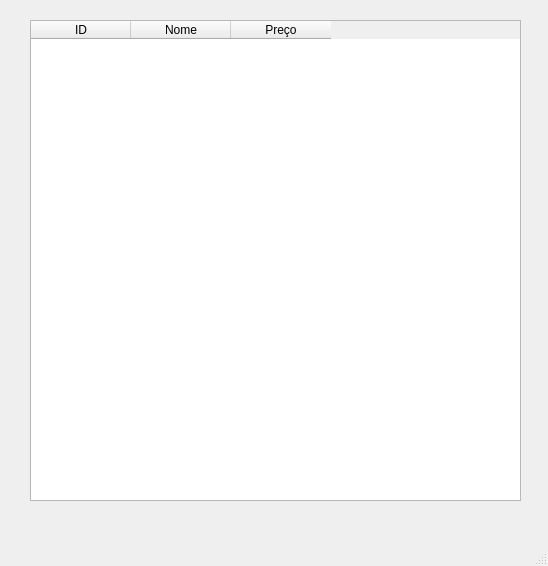
<?xml version="1.0" encoding="UTF-8"?>
<ui version="4.0">
 <class>MainWindow</class>
 <widget class="QMainWindow" name="MainWindow">
  <property name="geometry">
   <rect>
    <x>0</x>
    <y>0</y>
    <width>548</width>
    <height>566</height>
   </rect>
  </property>
  <property name="windowTitle">
   <string>MainWindow</string>
  </property>
  <widget class="QWidget" name="centralwidget">
   <widget class="QTableWidget" name="table_produtos">
    <property name="geometry">
     <rect>
      <x>30</x>
      <y>20</y>
      <width>491</width>
      <height>481</height>
     </rect>
    </property>
    <column>
     <property name="text">
      <string>ID</string>
     </property>
    </column>
    <column>
     <property name="text">
      <string>Nome</string>
     </property>
    </column>
    <column>
     <property name="text">
      <string>Preço</string>
     </property>
    </column>
   </widget>
  </widget>
  <widget class="QMenuBar" name="menubar">
   <property name="geometry">
    <rect>
     <x>0</x>
     <y>0</y>
     <width>548</width>
     <height>25</height>
    </rect>
   </property>
  </widget>
  <widget class="QStatusBar" name="statusbar"/>
 </widget>
 <resources/>
 <connections/>
</ui>
